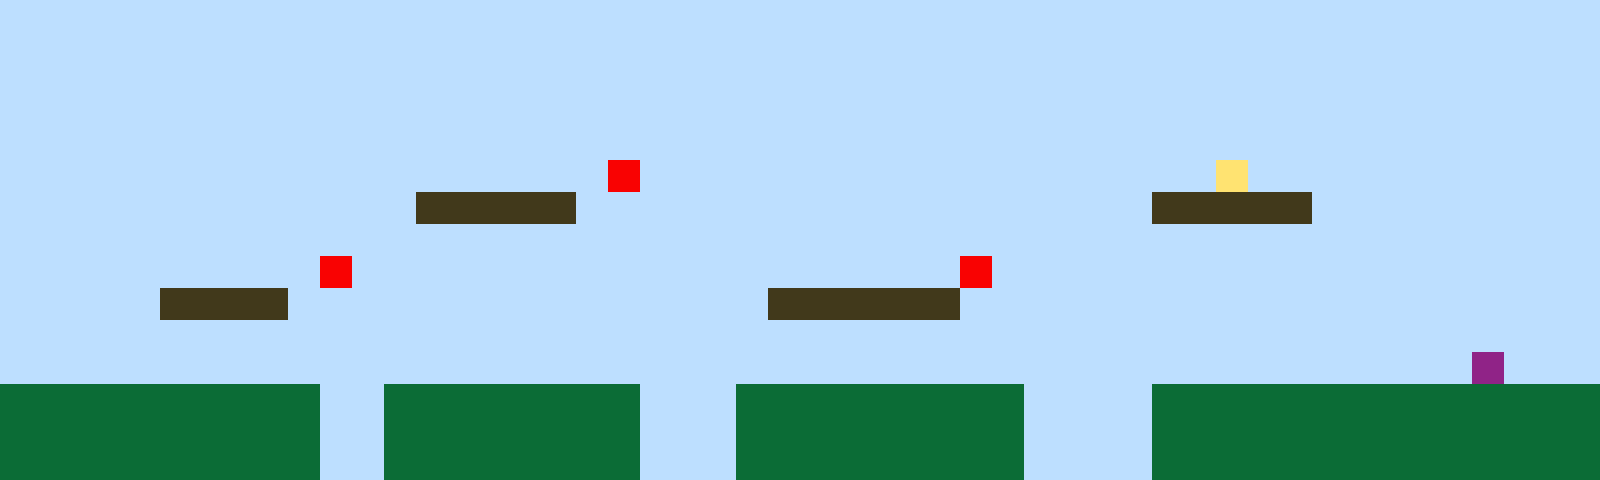

Rendered tile map (Tiled .tmx) drawn with the repository's tilesets; below, a short description and the full map source, tile grids included:
An orthogonal 50x15 tile map with 32x32 px tiles, 1 tile layer (Tile Layer 1).

<map version="1.10" tiledversion="1.11.2" orientation="orthogonal" renderorder="right-up" width="50" height="15" tilewidth="32" tileheight="32" infinite="0" nextlayerid="2" nextobjectid="1"><editorsettings><export target="map1.csv" format="csv" /></editorsettings><tileset firstgid="1" name="sprites" tilewidth="32" tileheight="32" tilecount="6" columns="3"><image source="sprites.png" width="96" height="64" /></tileset><layer id="1" name="Tile Layer 1" width="50" height="15"><data encoding="csv">1,1,1,1,1,1,1,1,1,1,1,1,1,1,1,1,1,1,1,1,1,1,1,1,1,1,1,1,1,1,1,1,1,1,1,1,1,1,1,1,1,1,1,1,1,1,1,1,1,1,1,1,1,1,1,1,1,1,1,1,1,1,1,1,1,1,1,1,1,1,1,1,1,1,1,1,1,1,1,1,1,1,1,1,1,1,1,1,1,1,1,1,1,1,1,1,1,1,1,1,1,1,1,1,1,1,1,1,1,1,1,1,1,1,1,1,1,1,1,1,1,1,1,1,1,1,1,1,1,1,1,1,1,1,1,1,1,1,1,1,1,1,1,1,1,1,1,1,1,1,1,1,1,1,1,1,1,1,1,1,1,1,1,1,1,1,1,1,1,1,1,1,1,1,1,1,1,1,1,1,1,1,1,1,1,1,1,1,1,1,1,1,1,1,1,1,1,1,1,1,1,1,1,1,1,1,1,1,1,1,1,1,1,1,1,1,1,1,1,1,1,1,1,1,1,1,1,1,1,1,1,1,1,1,1,1,1,1,1,1,1,1,1,1,1,1,1,1,1,1,1,1,1,1,1,1,1,1,1,1,1,1,1,1,1,1,1,1,1,5,1,1,1,1,1,1,1,1,1,1,1,1,1,1,1,1,1,1,4,1,1,1,1,1,1,1,1,1,1,1,1,1,1,1,1,1,1,1,1,1,1,1,1,3,3,3,3,3,1,1,1,1,1,1,1,1,1,1,1,1,1,1,1,1,1,1,3,3,3,3,3,1,1,1,1,1,1,1,1,1,1,1,1,1,1,1,1,1,1,1,1,1,1,1,1,1,1,1,1,1,1,1,1,1,1,1,1,1,1,1,1,1,1,1,1,1,1,1,1,1,1,1,1,1,1,1,1,1,1,1,1,1,1,1,1,1,1,1,1,1,5,1,1,1,1,1,1,1,1,1,1,1,1,1,1,1,1,1,1,1,5,1,1,1,1,1,1,1,1,1,1,1,1,1,1,1,1,1,1,1,1,1,1,1,1,3,3,3,3,1,1,1,1,1,1,1,1,1,1,1,1,1,1,1,3,3,3,3,3,3,1,1,1,1,1,1,1,1,1,1,1,1,1,1,1,1,1,1,1,1,1,1,1,1,1,1,1,1,1,1,1,1,1,1,1,1,1,1,1,1,1,1,1,1,1,1,1,1,1,1,1,1,1,1,1,1,1,1,1,1,1,1,1,1,1,1,1,1,1,1,1,1,1,1,1,1,1,1,1,1,1,1,1,1,1,1,1,1,1,1,1,1,1,1,1,1,1,1,1,1,1,1,1,1,1,1,1,1,1,1,1,1,1,1,1,1,6,1,1,1,2,2,2,2,2,2,2,2,2,2,1,1,2,2,2,2,2,2,2,2,1,1,1,2,2,2,2,2,2,2,2,2,1,1,1,1,2,2,2,2,2,2,2,2,2,2,2,2,2,2,2,2,2,2,2,2,2,2,2,2,1,1,2,2,2,2,2,2,2,2,1,1,1,2,2,2,2,2,2,2,2,2,1,1,1,1,2,2,2,2,2,2,2,2,2,2,2,2,2,2,2,2,2,2,2,2,2,2,2,2,1,1,2,2,2,2,2,2,2,2,1,1,1,2,2,2,2,2,2,2,2,2,1,1,1,1,2,2,2,2,2,2,2,2,2,2,2,2,2,2</data></layer></map>
